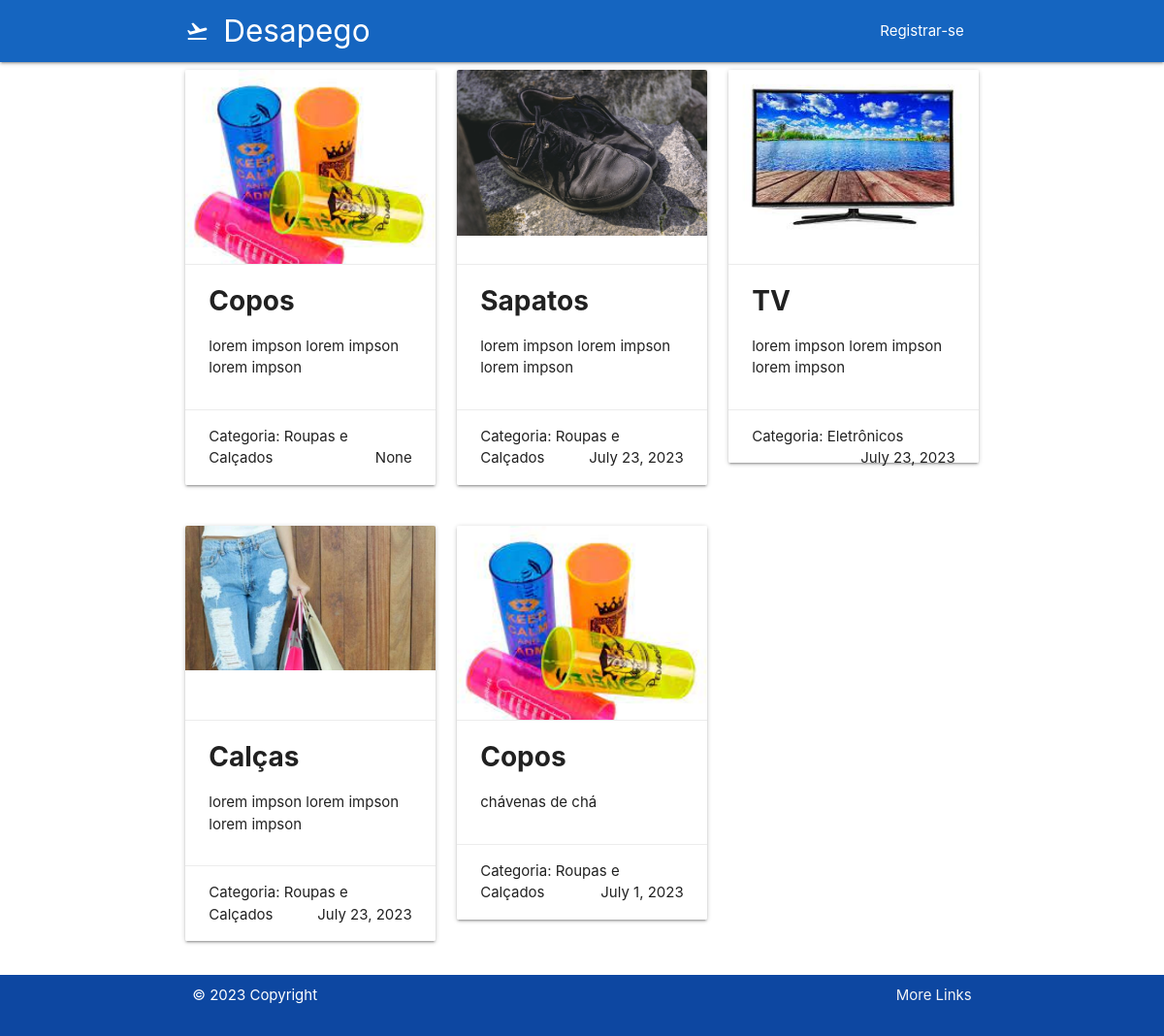
The page / on the database its author committed.
### doeja/models/Donations.py (models this page shows, shortened)
class Donation(TimestampedModel):
    user = models.ForeignKey(Profile, on_delete=models.CASCADE)
    name_of_object = models.CharField(max_length=100, null=True, blank=True)
    description = models.CharField(max_length=255, null=True, blank=True)
    date_of_donation = models.DateField(default=None, null=True, blank=True)
    status = models.IntegerField(choices=DONATION_STATUS, default=1)
    picture = models.ImageField(null=True, blank=True)
    category = models.IntegerField(choices=CATEGORY_CHOICES, default=1)
    likes = models.ManyToManyField(User, related_name='likes', blank=True)

### doeja/views/HomeView.py (the view)
def list_donation_view(request):
    name_of_object = request.GET.get("name_of_object")
    description = request.GET.get('description')
    date_of_donation = request.GET.get('date_of_donation')
    status = request.GET.get('status')
    picture = request.GET.get('picture')
    category = request.GET.get('category')
    donations = Donation.objects.all().order_by('-created_at')
    if name_of_object is not None:
        donations = donations.filter(name_of_object__icontains=name_of_object)
    if description is not None:
        donations = donations.filter(description__id=description)
    if date_of_donation is not None:
        donations = donations.filter(date_of_donation__id=date_of_donation)
    if status is not None:
        donations = donations.filter(status__id=status)
    if picture is not None:
        donations = donations.filter(picture__id=picture)
    if category is not None:
        donations = donations.filter(category__id=category)
    context={
        'donations' : donations
    }
    return render(
        request, template_name='home/home.html', context=context
    )

### doeja/templates/home/home.html (shortened to what this page needs)
{% extends 'base.html' %} {% load static %} {% block title%}Doações {% endblock%}
{% block content %}
<div>
  <div class="container">
    <div class="row">
      {% for donation in donations %}
        <div class="col s12 m4">
          <div class="card">
            {% if donation.picture %}
              <div class="card-image">
                <img src="{{ donation.picture.url }}" alt="{{ donation.name_of_object }}">
              </div>
              {% endif %}
              <div class="card-action">
              <span class="text-black h3" style="font-weight: bold; font-size: 28px;">{{ donation.name_of_object }}</span>
              <p>{{ donation.description }}</p>
            </div>
            <div class="card-action">
              <span>Categoria: {{ donation.get_category_display }}</span>
              <span class="right">{{ donation.date_of_donation }}</span>
            </div>
          </div>
        </div>
        {% if forloop.counter|divisibleby:3 and not forloop.last %}
          </div><div class="row">
        {% endif %}
      {% endfor %}
    </div>
    </div>
</div>
{% endblock content %}

### doeja/templates/home/home.html (style rules this page uses)
.card-image { object-fit: cover; height: 200px; width: 100%; }

### rows shown on the page
Donation: picture (picture), name_of_object "Copos", description "lorem impson lorem impson lorem impson", category "Roupas e Calçados", date_of_donation "None"
Donation: picture (picture), name_of_object "Sapatos", description "lorem impson lorem impson lorem impson", category "Roupas e Calçados", date_of_donation "July 23, 2023"
Donation: picture (picture), name_of_object "TV", description "lorem impson lorem impson lorem impson", category "Eletrônicos", date_of_donation "July 23, 2023"
Donation: picture (picture), name_of_object "Calças", description "lorem impson lorem impson lorem impson", category "Roupas e Calçados", date_of_donation "July 23, 2023"
Donation: picture (picture), name_of_object "Copos", description "chávenas de chá", category "Roupas e Calçados", date_of_donation "July 1, 2023"
